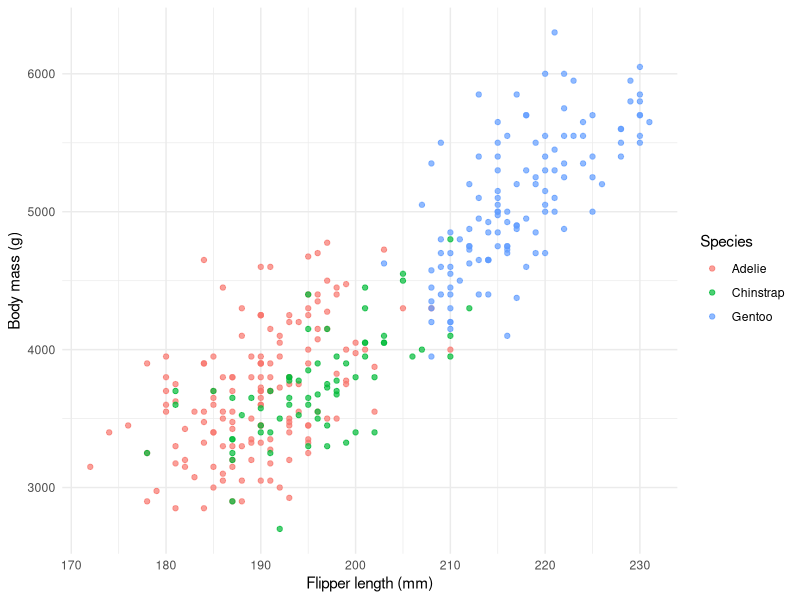

Recreate this plot in R.
## ---- chunk 1
#| label: load-r-data
#| message: false
#| warning: false

library(palmerpenguins)
library(ggplot2)

head(penguins)
summary(penguins[c("flipper_length_mm", "body_mass_g")])
## ---- chunk 2
#| label: prepare-r-data

keep <- complete.cases(penguins[c("flipper_length_mm", "body_mass_g")])
penguins_clean <- penguins[keep, ]

data.frame(
    original_rows = nrow(penguins),
    retained_rows = nrow(penguins_clean),
    removed_rows = sum(!keep)
)
## ---- chunk 3
#| label: fig-flipper-mass
#| fig-cap: "Penguin body mass versus flipper length, coloured by species."
#| echo: true

ggplot(
    penguins_clean,
    aes(x = flipper_length_mm, y = body_mass_g, colour = species)
) +
  geom_point(alpha = 0.7) +
  labs(
    x = "Flipper length (mm)",
    y = "Body mass (g)",
    colour = "Species"
  ) +
  theme_minimal()
